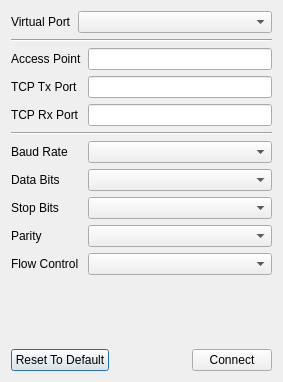
<?xml version="1.0" encoding="UTF-8"?>
<ui version="4.0">
 <class>MainDialog</class>
 <widget class="QDialog" name="MainDialog">
  <property name="geometry">
   <rect>
    <x>0</x>
    <y>0</y>
    <width>283</width>
    <height>382</height>
   </rect>
  </property>
  <property name="windowTitle">
   <string>MainDialog</string>
  </property>
  <layout class="QVBoxLayout" name="verticalLayout">
   <item>
    <layout class="QFormLayout" name="formLayout">
     <item row="0" column="0">
      <widget class="QLabel" name="labelVirtualPort">
       <property name="text">
        <string>Virtual Port</string>
       </property>
      </widget>
     </item>
     <item row="0" column="1">
      <widget class="QComboBox" name="comboVirtualPort"/>
     </item>
    </layout>
   </item>
   <item>
    <widget class="Line" name="line_2">
     <property name="orientation">
      <enum>Qt::Orientation::Horizontal</enum>
     </property>
    </widget>
   </item>
   <item>
    <layout class="QFormLayout" name="formLayout_2">
     <item row="0" column="0">
      <widget class="QLabel" name="labelHost">
       <property name="text">
        <string>Access Point</string>
       </property>
      </widget>
     </item>
     <item row="0" column="1">
      <widget class="QLineEdit" name="editHost"/>
     </item>
     <item row="1" column="0">
      <widget class="QLabel" name="labelTcpTxPort">
       <property name="text">
        <string>TCP Tx Port</string>
       </property>
      </widget>
     </item>
     <item row="1" column="1">
      <widget class="QLineEdit" name="editTcpTxPort"/>
     </item>
     <item row="2" column="0">
      <widget class="QLabel" name="labelTcpRxPort">
       <property name="text">
        <string>TCP Rx Port</string>
       </property>
      </widget>
     </item>
     <item row="2" column="1">
      <widget class="QLineEdit" name="editTcpRxPort"/>
     </item>
     <item row="3" column="0" colspan="2">
      <widget class="Line" name="line">
       <property name="orientation">
        <enum>Qt::Orientation::Horizontal</enum>
       </property>
      </widget>
     </item>
     <item row="4" column="0">
      <widget class="QLabel" name="labelBaudRate">
       <property name="text">
        <string>Baud Rate</string>
       </property>
      </widget>
     </item>
     <item row="4" column="1">
      <widget class="QComboBox" name="comboBaudrate"/>
     </item>
     <item row="5" column="0">
      <widget class="QLabel" name="labelDataBits">
       <property name="text">
        <string>Data Bits</string>
       </property>
      </widget>
     </item>
     <item row="5" column="1">
      <widget class="QComboBox" name="comboDataBits"/>
     </item>
     <item row="6" column="0">
      <widget class="QLabel" name="labelStopBits">
       <property name="text">
        <string>Stop Bits</string>
       </property>
      </widget>
     </item>
     <item row="6" column="1">
      <widget class="QComboBox" name="comboStopBits"/>
     </item>
     <item row="7" column="0">
      <widget class="QLabel" name="labelParity">
       <property name="text">
        <string>Parity</string>
       </property>
      </widget>
     </item>
     <item row="7" column="1">
      <widget class="QComboBox" name="comboParity"/>
     </item>
     <item row="8" column="0">
      <widget class="QLabel" name="labelFlowControl">
       <property name="text">
        <string>Flow Control</string>
       </property>
      </widget>
     </item>
     <item row="8" column="1">
      <widget class="QComboBox" name="comboFlowControl"/>
     </item>
    </layout>
   </item>
   <item>
    <spacer name="verticalSpacer">
     <property name="orientation">
      <enum>Qt::Orientation::Vertical</enum>
     </property>
     <property name="sizeHint" stdset="0">
      <size>
       <width>20</width>
       <height>42</height>
      </size>
     </property>
    </spacer>
   </item>
   <item>
    <layout class="QHBoxLayout" name="horizontalLayout">
     <item>
      <widget class="QPushButton" name="btnDefault">
       <property name="text">
        <string>Reset To Default</string>
       </property>
      </widget>
     </item>
     <item>
      <spacer name="horizontalSpacer">
       <property name="orientation">
        <enum>Qt::Orientation::Horizontal</enum>
       </property>
       <property name="sizeHint" stdset="0">
        <size>
         <width>40</width>
         <height>20</height>
        </size>
       </property>
      </spacer>
     </item>
     <item>
      <widget class="QPushButton" name="btnConnect">
       <property name="text">
        <string>Connect</string>
       </property>
      </widget>
     </item>
    </layout>
   </item>
  </layout>
 </widget>
 <tabstops>
  <tabstop>comboVirtualPort</tabstop>
  <tabstop>editHost</tabstop>
  <tabstop>editTcpTxPort</tabstop>
  <tabstop>editTcpRxPort</tabstop>
  <tabstop>comboBaudrate</tabstop>
  <tabstop>comboDataBits</tabstop>
  <tabstop>comboStopBits</tabstop>
  <tabstop>comboParity</tabstop>
  <tabstop>comboFlowControl</tabstop>
  <tabstop>btnDefault</tabstop>
  <tabstop>btnConnect</tabstop>
 </tabstops>
 <resources/>
 <connections/>
</ui>
